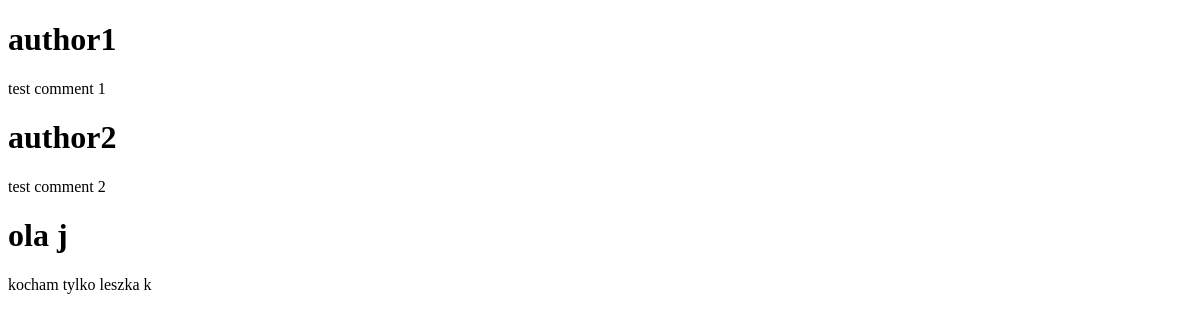
Before: /forum/ with the older database file.
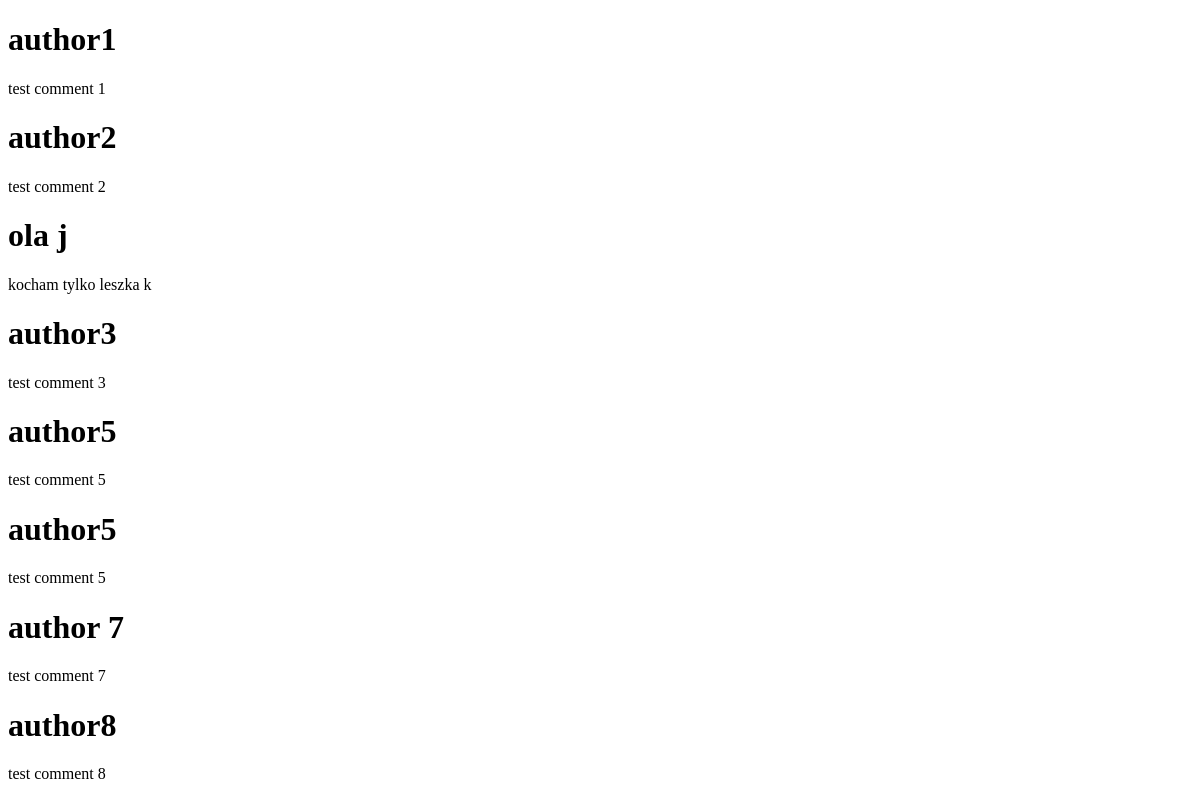
After: the same page with the newer database file.
### comments/models.py (models this page shows)
class Comment(models.Model):
    author = models.TextField()
    content = models.TextField()
    date = models.DateTimeField(auto_now_add=True)

### comments/views.py (the view)
# urls.py: path("forum/", forum_view, name = "forum"),
def forum_view(request, *args, **kwargs):
    context = {
        'all_comments': Comment.objects.all(),
        }
    return render(request, 'forum.html', context)

### templates/forum.html (shortened to what this page needs)
<!DOCTYPE html>
<html lang="en">
<head>
</head>
<body>
    {% for obj in all_comments %}
    <h1>{{ obj.author }} </h1>
    <p>{{ obj.content }}</p>
    {% endfor %}
</body>
</html>

Changed rows visible on the page:
added Comment: author "author3", content "test comment 3"
added Comment: author "author5", content "test comment 5"
added Comment: author "author5", content "test comment 5"
added Comment: author "author 7", content "test comment 7"
added Comment: author "author8", content "test comment 8"
